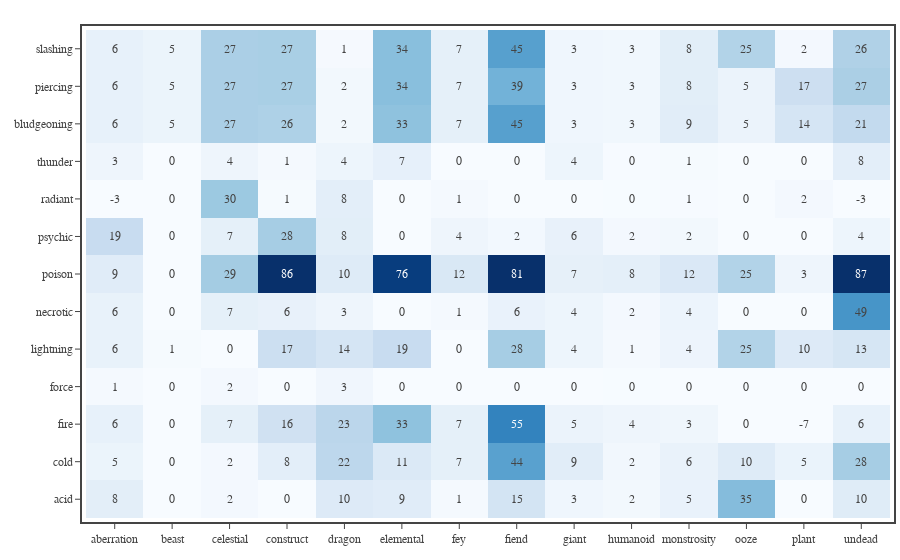

Notebook source saved alongside this figure:
### Code cell
# Average damage reduction for each combination of damage and monster type

DAMAGE_TYPES = [
    dict(column='damage modifiers.acid',        color='limegreen'),
    dict(column='damage modifiers.cold',        color='dodgerblue'),
    dict(column='damage modifiers.fire',        color='red'),
    dict(column='damage modifiers.force',       color='teal'),
    dict(column='damage modifiers.lightning',   color='gold'),
    dict(column='damage modifiers.necrotic',    color='darkviolet'),
    dict(column='damage modifiers.poison',      color='olivedrab'),
    dict(column='damage modifiers.psychic',     color='purple'),
    dict(column='damage modifiers.radiant',     color='orange'),
    dict(column='damage modifiers.thunder',     color='sienna'),
    dict(column='damage modifiers.bludgeoning', color='darkgray'),
    dict(column='damage modifiers.piercing',    color='gray'),
    dict(column='damage modifiers.slashing',    color='dimgray'),
]

def damage_type_is_physical(dt):
    if dt.split('.')[1].lower() in ['bludgeoning','piercing','slashing']:
        return True
    else:
        return False

# create figure
fig = go.Figure(
    layout=go.Layout(
        template=TFB_TEMPLATE,
        margin=dict(l=0, r=10, b=0, t=30, pad=4),
        font=dict(size=12),
        xaxis=dict(
            title_text='',
            autorange=True,
            showgrid=False,
        ),
        yaxis=dict(
            title_text='',
            autorange=True,
            showgrid=False,
        ),
    )
)

x = [t.lower() for t in df0['type'].cat.categories.to_list()]
y = [dt['column'].split('.')[1].lower() for dt in DAMAGE_TYPES]
z = []
hovertext = []
for dt in DAMAGE_TYPES:
    column = dt['column']
    df1 = df0[df0['cr'].between(1,30) & df0['legacy'].eq(False)][['type',column]]
    if damage_type_is_physical(column):
        df1['modifier'] = df1.apply(lambda row: 100*(1 - NONMAGIC_DECODER[row[column]]), axis=1)
    else:
        df1['modifier'] = df1.apply(lambda row: 100*(1 - NONMAGIC_DECODER[row[column]]), axis=1)
    dfG = df1.groupby(['type']).mean().reset_index()
    row = dfG['modifier'].tolist()
    z.append(row)
    type_totals = df0[df0['cr'].between(1,30) & df0['legacy'].eq(False)].groupby(['type']).count().reset_index()['source.book'].to_list()
    hovertext.append([str(tt) for tt in type_totals])

# generate heat map
fig.add_trace(go.Heatmap(
    z=z, x=x, y=y,
    zmin=0.0, zmax=80.0,
    hoverongaps=False,
    colorscale='blues',
    texttemplate='%{z:.0f}',
    text=hovertext,
    hovertemplate='<b>Monster:</b> %{x} (n=%{text})<br>'+
                  '<b>Damage:</b> %{y}<br>'+
                  '<b>Mitigation:</b> %{z:.1f}%'+
                  '<extra></extra>'
))

fig.update_traces(showscale=False)

fig.show(config=TFB_CONFIG)

# save large format figure
if SAVEFIGS:
    file_name = f'./fig-damage-reduction-heat-map-large.html'
    fig_html = fig.to_html(
        include_plotlyjs=False, 
        full_html=False, 
        config=TFB_CONFIG
    )
    # add style to figure
    fig_soup = BeautifulSoup(fig_html, 'html.parser')
    fig_soup.div['class'] = 'plotly-div-large'
    fig_soup.div['style'] = 'width:1000px; min-width:50%; max-width:100%; max-height:500px'
    with open(file_name, 'wb') as fout:
        fout.write(fig_soup.prettify('utf-8'))

# save small format figure
if SAVEFIGS:
    fig.update_layout(font_size=10)
    file_name = f'./fig-damage-reduction-heat-map-small.html'
    fig_html = fig.to_html(
        include_plotlyjs=False, 
        full_html=False, 
        config=TFB_CONFIG
    )
    # add style to figure
    fig_soup = BeautifulSoup(fig_html, 'html.parser')
    fig_soup.div['class'] = 'plotly-div-small'
    fig_soup.div['style'] = 'width:1000px; min-width:50%; max-width:100%; max-height:500px'
    with open(file_name, 'wb') as fout:
        fout.write(fig_soup.prettify('utf-8'))

### Figure 1 — Plotly figure (JSON) as saved in the notebook; plotly's stock layout.template omitted (floating-point values rounded to 4 significant figures; data arrays with more than 128 entries replaced by an {"elided": "..."} marker saying what was removed)
{"data": [{"colorscale": [[0, "rgb(247,251,255)"], [0.125, "rgb(222,235,247)"], [0.25, "rgb(198,219,239)"], [0.375, "rgb(158,202,225)"], [0.5, "rgb(107,174,214)"], [0.625, "rgb(66,146,198)"], [0.75, "rgb(33,113,181)"], [0.875, "rgb(8,81,156)"], [1, "rgb(8,48,107)"]], "hoverongaps": false, "hovertemplate": "<b>Monster:</b> %{x} (n=%{text})<br><b>Damage:</b> %{y}<br><b>Mitigation:</b> %{z:.1f}%<extra></extra>", "showscale": false, "text": {"elided": "13x14 str values"}, "texttemplate": "%{z:.0f}", "type": "heatmap", "x": ["aberration", "beast", "celestial", "construct", "dragon", "elemental", "fey", "fiend", "giant", "humanoid", "monstrosity", "ooze", "plant", "undead"], "y": ["acid", "cold", "fire", "force", "lightning", "necrotic", "poison", "psychic", "radiant", "thunder", "bludgeoning", "piercing", "slashing"], "z": {"elided": "13x14 float values"}, "zmax": 80, "zmin": 0}], "layout": {"font": {"size": 12}, "margin": {"b": 0, "l": 0, "pad": 4, "r": 10, "t": 30}, "xaxis": {"autorange": true, "showgrid": false, "title": {"text": ""}}, "yaxis": {"autorange": true, "showgrid": false, "title": {"text": ""}}}}
